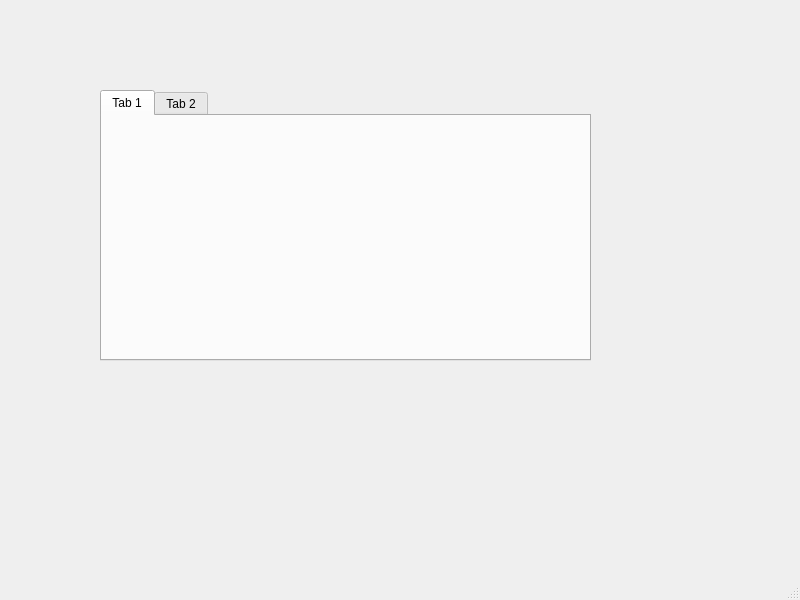
<?xml version="1.0" encoding="UTF-8"?>
<ui version="4.0">
 <class>MainWindow</class>
 <widget class="QMainWindow" name="MainWindow">
  <property name="geometry">
   <rect>
    <x>0</x>
    <y>0</y>
    <width>800</width>
    <height>600</height>
   </rect>
  </property>
  <property name="windowTitle">
   <string>MainWindow</string>
  </property>
  <widget class="QWidget" name="centralwidget">
   <widget class="QTabWidget" name="tabWidget">
    <property name="geometry">
     <rect>
      <x>100</x>
      <y>90</y>
      <width>491</width>
      <height>271</height>
     </rect>
    </property>
    <property name="currentIndex">
     <number>0</number>
    </property>
    <widget class="QWidget" name="tab">
     <attribute name="title">
      <string>Tab 1</string>
     </attribute>
    </widget>
    <widget class="QWidget" name="tab_2">
     <attribute name="title">
      <string>Tab 2</string>
     </attribute>
    </widget>
   </widget>
  </widget>
  <widget class="QMenuBar" name="menubar">
   <property name="geometry">
    <rect>
     <x>0</x>
     <y>0</y>
     <width>800</width>
     <height>33</height>
    </rect>
   </property>
  </widget>
  <widget class="QStatusBar" name="statusbar"/>
 </widget>
 <resources/>
 <connections/>
</ui>
